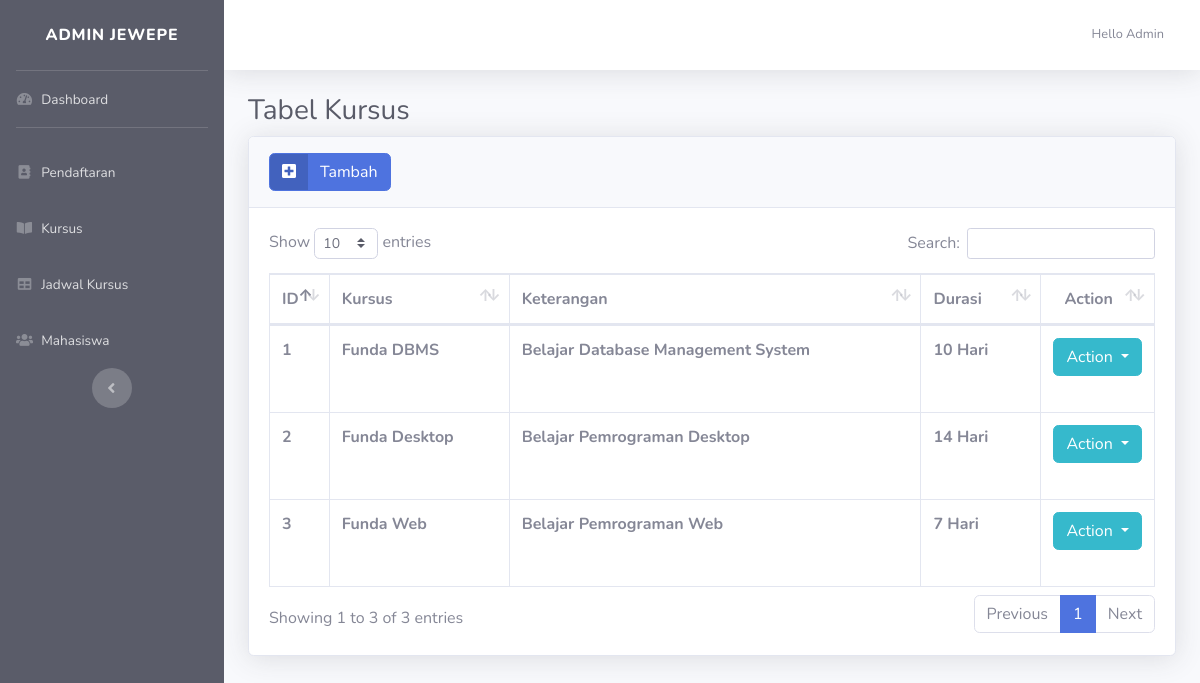
The app's page /admin/kursus.php (signed in) with its own data.
### tables this page shows
CREATE TABLE `tb_kursus` (
  `id_kursus` int(3) NOT NULL,
  `nama_kursus` varchar(50) NOT NULL,
  `keterangan_kursus` text NOT NULL,
  `durasi_kursus` varchar(30) NOT NULL
);

### admin/kursus.php (the view, shortened to what this page needs)
<?php
    include 'template/header.php';
?>
                <div class="container-fluid">
                    <h1 class="h3 mb-2 text-gray-800">Tabel Kursus</h1>
                    <div class="card shadow mb-4">
                        <div class="card-header py-3">
                            <a href="kursus-tambah.php" class="btn btn-primary btn-icon-split">
                                <span class="icon">
                                    <i class="fas fa-plus-square"></i>
                                </span>
                                <span class="text">Tambah</span>
                            </a>
                        </div>
                        <div class="card-body">
                            <div class="table-responsive">
                                <table class="table table-bordered" id="dataTable" width="100%" cellspacing="0">
                                    <thead>
                                        <tr>
                                            <th width="1%">ID</th>
                                            <th>Kursus</th>
                                            <th>Keterangan</th>
                                            <th>Durasi</th>
                                            <th class="text-center" width="12%">Action</th>
                                        </tr>
                                    </thead>
                                    <tbody>
                                        <?php
                                        include 'koneksi.php';
                                        $data = mysqli_query($koneksi,"SELECT * FROM tb_kursus
                                                                    order by id_kursus desc");
                                        while($d = mysqli_fetch_array($data)){
                                            ?>
                                        <tr>
                                            <th><?php echo $d['id_kursus']; ?></th>
                                            <th><?php echo $d['nama_kursus']; ?></th>
                                            <th><?php echo $d['keterangan_kursus']; ?></th>
                                            <th><?php echo $d['durasi_kursus']; ?></th>
                                            <th>
                                                <div class="dropdown mb-4">
                                                <button class="btn btn-info dropdown-toggle" type="button"
                                                    id="dropdownMenuButton" data-toggle="dropdown" aria-haspopup="true"
                                                    aria-expanded="false">
                                                    Action
                                                </button>
                                                </div>
                                            </th>
                                        </tr>
                                        <?php
                                        }
                                        ?>
                                    </tbody>
                                </table>
                            </div>
                        </div>
                    </div>
                </div>
            </div>
<?php
    include 'template/footer.php';
?>

### admin/template/header.php (shortened to what this page needs)
<!DOCTYPE html>
<html lang="en">
<head>
    <link href="vendor/fontawesome-free/css/all.min.css" rel="stylesheet" type="text/css">
    <link href="css/sb-admin-2.min.css" rel="stylesheet">
    <link href="vendor/datatables/dataTables.bootstrap4.min.css" rel="stylesheet">
</head>
<body id="page-top">
    <div id="wrapper">
        <ul class="navbar-nav bg-gray-800 sidebar sidebar-dark accordion" id="accordionSidebar">
            <a class="sidebar-brand d-flex align-items-center justify-content-center" href="index.php">
                <div class="sidebar-brand-text mx-3">
                    Admin Jewepe
                </div>
            </a>
            <hr class="sidebar-divider my-0">
            <li class="nav-item">
                <a class="nav-link" href="index.php">
                    <i class="fas fa-fw fa-tachometer-alt"></i>
                    <span>Dashboard</span></a>
            </li>
            <hr class="sidebar-divider d-none d-md-block">
            <li class="nav-item">
                <a class="nav-link" href="pendaftaran.php">
                    <i class="fas fa-fw fa-address-book"></i>
                    <span>Pendaftaran</span></a>
            </li>
            <li class="nav-item">
                <a class="nav-link" href="kursus.php">
                    <i class="fas fa-fw fa-book-open"></i>
                    <span>Kursus</span></a>
            </li>
            <li class="nav-item">
                <a class="nav-link" href="jadwal.php">
                    <i class="fas fa-fw fa-table"></i>
                    <span>Jadwal Kursus</span></a>
            </li>
            <li class="nav-item">
                <a class="nav-link" href="mahasiswa.php">
                    <i class="fas fa-fw fa-users"></i>
                    <span>Mahasiswa</span></a>
            </li>
            <div class="text-center d-none d-md-inline">
                <button class="rounded-circle border-0" id="sidebarToggle"></button>
            </div>
        </ul>
        <div id="content-wrapper" class="d-flex flex-column">
            <div id="content">
                <nav class="navbar navbar-expand navbar-light bg-white topbar mb-4 static-top shadow">
                    <ul class="navbar-nav ml-auto">
                        <li class="nav-item dropdown no-arrow">
                            <a class="nav-link dropdown-toggle" href="#" id="userDropdown" role="button"
                                data-toggle="dropdown" aria-haspopup="true" aria-expanded="false">
                                <span class="mr-2 d-none d-lg-inline text-gray-600 small">Hello Admin </span>
                            </a>
                        </li>
                    </ul>
                </nav>

### admin/template/footer.php (shortened to what this page needs)
    </div>
        </div>
</body>
</html>

### records on screen
tb_kursus: id_kursus "3", nama_kursus "Funda Web", keterangan_kursus "Belajar Pemrograman Web", durasi_kursus "7 Hari"
tb_kursus: id_kursus "2", nama_kursus "Funda Desktop", keterangan_kursus "Belajar Pemrograman Desktop", durasi_kursus "14 Hari"
tb_kursus: id_kursus "1", nama_kursus "Funda DBMS", keterangan_kursus "Belajar Database Management System", durasi_kursus "10 Hari"
